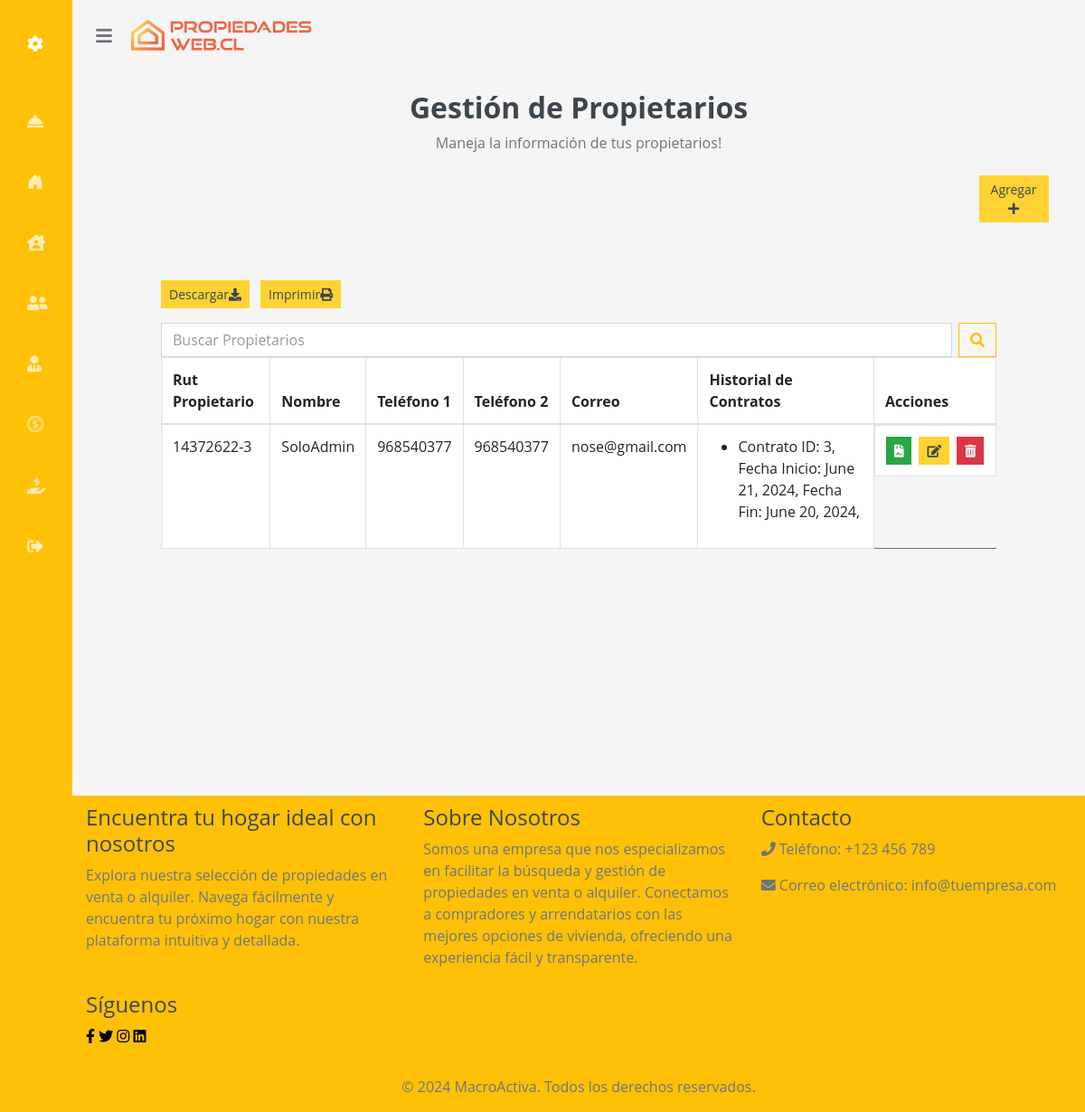
Screenshot of /propietarios/ (signed in) with the database file from the repository.
### core/models.py (models this page shows, shortened)
class Propietario(models.Model):
    rut_propietario = models.CharField(max_length=12)
    nombre = models.CharField(max_length=150)
    telefono_1 = models.CharField(max_length=12)
    telefono_2 = models.CharField(max_length=12)
    correo = models.CharField(max_length=200)

class Contrato(models.Model):
    id_contrato = models.AutoField(primary_key=True)
    fecha_firma = models.DateField()
    estado = models.CharField(max_length=50)
    tipo_contrato = models.CharField(max_length=50)
    nro_propidades = models.IntegerField()
    fecha_termino = models.DateField()
    descripcion = models.TextField()
    rut_propietario = models.ForeignKey(Propietario, on_delete=CASCADE)
    rut_empresa = models.ForeignKey(EmpresaCorredora, on_delete=CASCADE)

### core/views.py (the view, shortened to what this page needs)
# urls.py: path('propietarios/', views.propietarios, name='propietarios'),
@login_required
def propietarios(request):
    form = frmContrato()
    contratos = Contrato.objects.filter(rut_empresa=request.user).order_by('-fecha_firma')
    propietarios = Propietario.objects.filter(contrato__rut_empresa=request.user).distinct()
    contexto = {}
    default_page = 1
    page = request.GET.get('page', default_page)
    query = request.GET.get('q')
    items_per_page = 5
    paginator = Paginator(propietarios, items_per_page)
    try:
        propietarios = paginator.page(page)
    except PageNotAnInteger:
        propietarios = paginator.page(default_page)
    except EmptyPage:
        propietarios = paginator.page(paginator.num_pages)
    contexto["contratos"] = contratos
    contexto["propietarios"] = propietarios
    contexto["form"] = form
    return render(request, 'core/propietarios.html', contexto)

### core/forms.py
class frmContrato(forms.ModelForm):
    class Meta:
        model = Contrato
        fields = ['fecha_firma','estado','tipo_contrato','nro_propidades','fecha_termino', 'descripcion']
        widgets = {
            'fecha_firma': forms.DateInput(attrs={'type': 'date'}),
            'fecha_termino': forms.DateInput(attrs={'type': 'date'})
        }

### core/templates/core/propietarios.html (shortened to what this page needs)
{% extends "core/base.html" %}
{% load static %}
{% load crispy_forms_tags %}
{% block content %}
<div class="container-fluid mb-3">
    <h2 style="text-align:center;">Gestión de Propietarios</h2>
    <div class="row">
        <div class="col-lg-12 d-flex justify-content-between align-items-center mb-2">
            <div class="flex-grow-1 d-flex justify-content-center">
                <p >
                    Maneja la información de tus propietarios!
                </p>
        </div>
    </div>
</div>
<div class="d-flex justify-content-between align-items-center mb-3 container-fluid col-lg-1 text-lg-end" style="margin-right: 10px;">
    <div>
        <a class="btn btn-primary btn-sm me-2 btn-block" href="{% url "crear_contrato" %}">
            Agregar <i class="fas fa-plus"></i>
        </a>
    </div>
</div>
<div class="row px-xl-5">
    <div class="col-lg-12">
    {% if propietarios %}
<div class="container mt-5">
    <div class="table-responsive">
        <div class="d-flex justify-content-between align-items-center mb-3">
            <div>
                <button class="btn btn-primary btn-sm me-2"id="downloadButton" class="btn btn-success">Descargar<i class="fas fa-download"></i></button>
                <button class="btn btn-primary btn-sm me-2"id="printButton" class="btn btn-info">Imprimir<i class="fas fa-print"></i></button>
            </div>
        </div>
        <div class="flex relative">
            <form method="get" action="{% url 'propietarios' %}" class="form-inline my-2 my-lg-0 w-100">
                <div class="input-group w-100">
                    <input class="form-control me-2" name="q" type="search" placeholder="Buscar Propietarios" aria-label="Search">
                    <button class="btn btn-outline-warning" type="submit"><i class="fas fa-search"></i></button>
                </div>
            </form>
        </div>
    <table class="table table-bordered">
        <thead>
            <tr>
                <th scope="col">Rut Propietario</th>
                <th scope="col">Nombre</th>
                <th scope="col">Teléfono 1</th>
                <th scope="col">Teléfono 2</th>
                <th scope="col">Correo</th>
                <th scope="col">Historial de Contratos</th>
                <th scope="col">Acciones</th>
            </tr>
        </thead>
        <tbody>
            {% for propietario in propietarios %}
            <tr>
                <td>{{ propietario.rut_propietario }}</td>
                <td>{{ propietario.nombre }}</td>
                <td>{{ propietario.telefono_1 }}</td>
                <td>{{ propietario.telefono_2 }}</td>
                <td>{{ propietario.correo }}</td>
                <td>
                    <ul>
                        {% for historial_contrato in propietario.contrato_set.all %}
                        <li>
                            Contrato ID: {{ historial_contrato.id_contrato }},
                            Fecha Inicio: {{ historial_contrato.fecha_firma }},
                            Fecha Fin: {{ historial_contrato.fecha_termino }},
                        </li>
                        {% endfor %}
                    </ul>
                </td>
                <td class="d-flex justify-content-between">
                    <button class="btn btn-sm btn-success mr-2 add-contract-btn" data-rut_propietario="{{ propietario.rut_propietario }}" data-toggle="modal" data-target="#addModal ">
                        <i class="fas fa-solid fa-file-contract"></i>
                    </button>
                    <button class="btn btn-sm btn-primary edit-btn mr-2" data-id="{{ propietario.id}}" data-rut_propietario="{{propietario.rut_propietario}}" data-nombre="{{ propietario.nombre }}" data-telefono_1="{{ propietario.telefono_1 }}" data-telefono_2="{{ propietario.telefono_2 }}" data-correo="{{ propietario.correo }}">
                        <i class="fas fa-edit"></i>
                    </button>
                    <button class="btn btn-sm btn-danger delete-btn" data-id="{{ propietario.id }}">
                        <i class="fas fa-trash-alt"></i>
                    </button>
                </td>
            </tr>
            {% endfor %}
        </tbody>
    </table>
    </div>
</div>
    {% else %}
        <div class="text-center mt-5">
            <h3>Ningún propietario encontrado</h3>
            <i class="fas fa-house-user icon fa-5x"></i>
        </div>
    {% endif %}
        </div>
    </div>
</div>
{% endblock %}

### rows the page displays
Propietario: rut_propietario "14372622-3", nombre "SoloAdmin", telefono_1 "968540377", telefono_2 "968540377", correo "nose@gmail.com"
Contrato: id_contrato "3", fecha_firma "June 21, 2024", fecha_termino "June 20, 2024"
